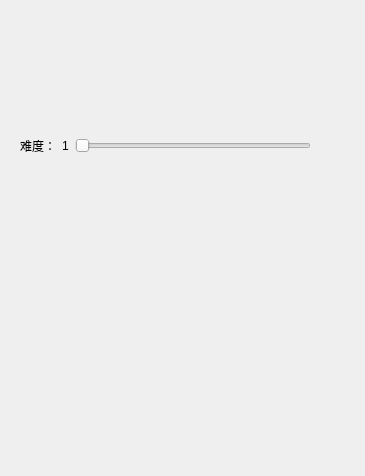
<?xml version="1.0" encoding="UTF-8"?>
<ui version="4.0">
 <class>SettingsForm</class>
 <widget class="QWidget" name="SettingsForm">
  <property name="geometry">
   <rect>
    <x>0</x>
    <y>0</y>
    <width>365</width>
    <height>476</height>
   </rect>
  </property>
  <property name="windowTitle">
   <string>Form</string>
  </property>
  <widget class="QWidget" name="">
   <property name="geometry">
    <rect>
     <x>20</x>
     <y>130</y>
     <width>291</width>
     <height>31</height>
    </rect>
   </property>
   <layout class="QHBoxLayout" name="horizontalLayout_2">
    <item>
     <layout class="QHBoxLayout" name="horizontalLayout">
      <item>
       <widget class="QLabel" name="label">
        <property name="text">
         <string>难度：</string>
        </property>
       </widget>
      </item>
      <item>
       <widget class="QLabel" name="label_2">
        <property name="layoutDirection">
         <enum>Qt::LeftToRight</enum>
        </property>
        <property name="text">
         <string>1</string>
        </property>
       </widget>
      </item>
      <item>
       <widget class="QSlider" name="horizontalSlider">
        <property name="orientation">
         <enum>Qt::Horizontal</enum>
        </property>
       </widget>
      </item>
     </layout>
    </item>
   </layout>
  </widget>
 </widget>
 <resources/>
 <connections/>
</ui>
